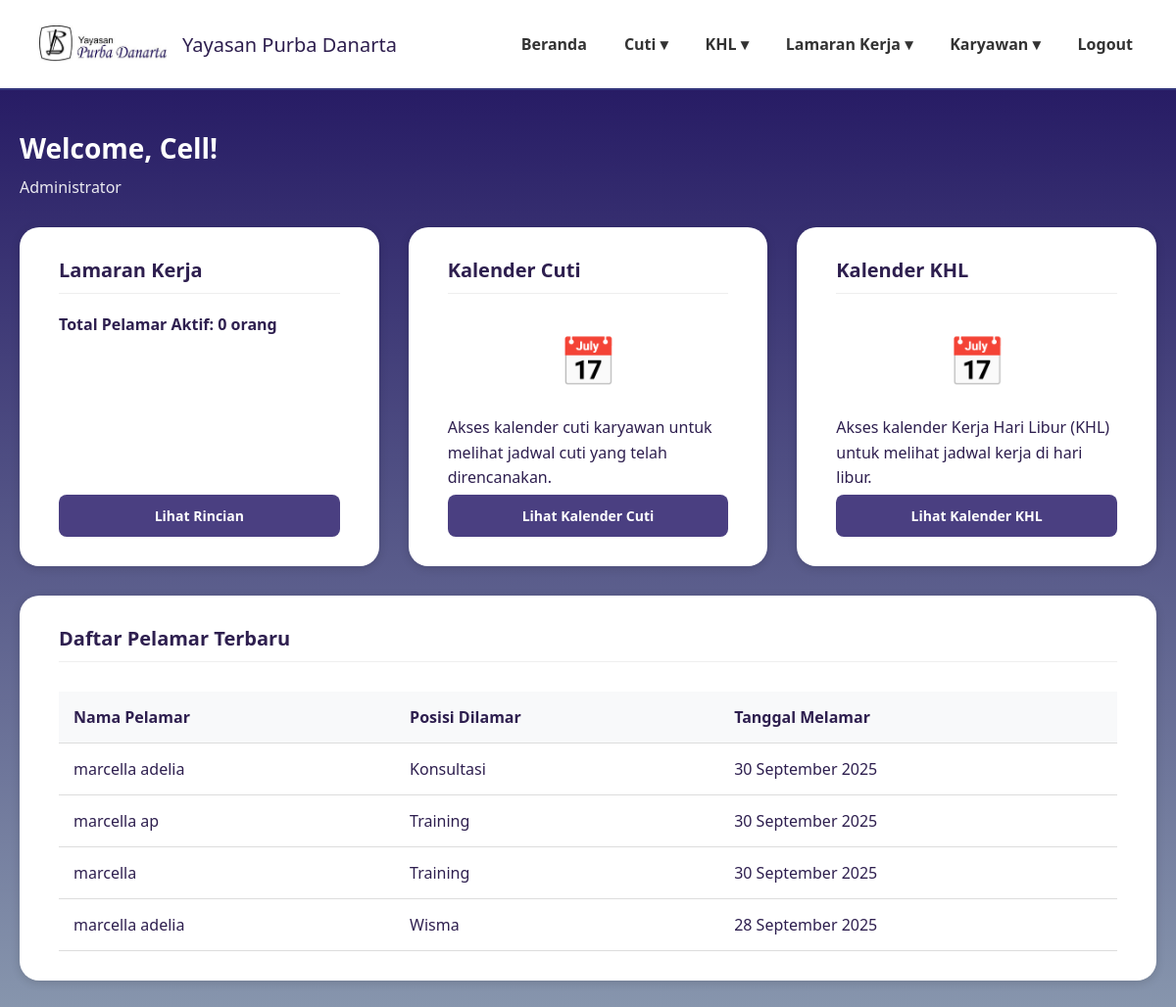
Before: /dashboardadmin.php with the older database file.
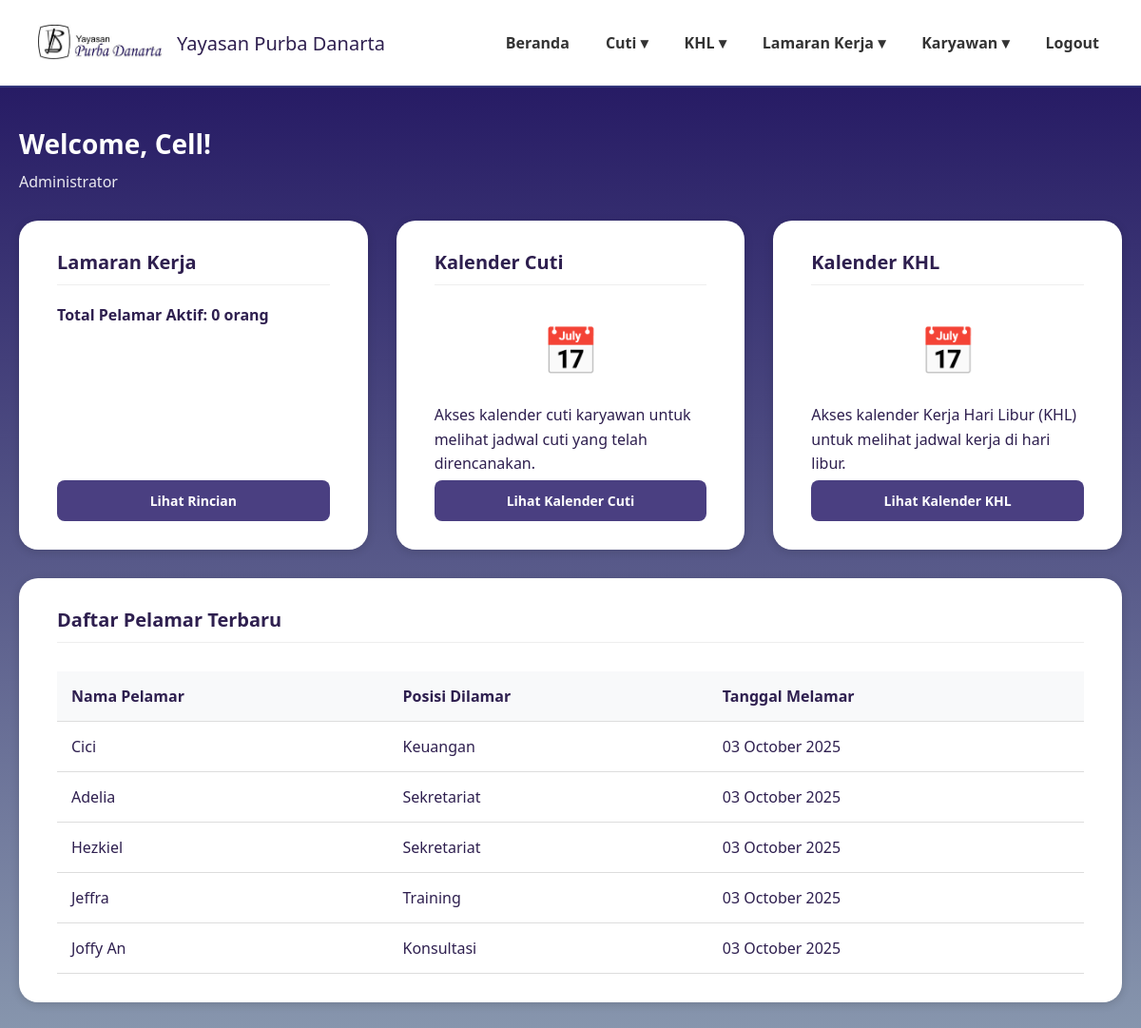
After: the same page with the newer database file.
### tables this page shows
CREATE TABLE `data_pelamar` (
  `id` int(11) NOT NULL,
  `user_id` int(11) NOT NULL,
  `nama_lengkap` varchar(100) DEFAULT NULL,
  `posisi_dilamar` varchar(100) DEFAULT NULL,
  `jenis_kelamin` varchar(20) DEFAULT NULL,
  `tempat_lahir` varchar(100) DEFAULT NULL,
  `tanggal_lahir` date DEFAULT NULL,
  `nik` varchar(50) DEFAULT NULL,
  `alamat_rumah` text DEFAULT NULL,
  `alamat_domisili` text DEFAULT NULL,
  `no_telp` varchar(20) DEFAULT NULL,
  `email` varchar(100) DEFAULT NULL,
  `agama` varchar(50) DEFAULT NULL,
  `kontak_darurat` varchar(50) DEFAULT NULL,
  `pendidikan_terakhir` varchar(50) DEFAULT NULL,
  `surat_lamaran` varchar(255) DEFAULT NULL,
  `cv` varchar(255) DEFAULT NULL,
  `photo_formal` varchar(255) DEFAULT NULL,
  `ijazah_transkrip` varchar(255) DEFAULT NULL,
  `berkas_pendukung` varchar(255) DEFAULT NULL,
  `ktp` varchar(255) DEFAULT NULL,
  `status` varchar(50) DEFAULT 'Menunggu Proses',
  `status_seleksi` varchar(100) DEFAULT 'Proses seleksi sedang berlangsung',
  `pengumuman` text DEFAULT 'Belum ada pengumuman saat ini.',
  `created_at` timestamp NOT NULL DEFAULT current_timestamp()
);

### dashboardadmin.php (the view, shortened to what this page needs)
<?php
require 'config.php';
$query_total_pelamar = "SELECT COUNT(id) AS total FROM data_pelamar WHERE status = 'Menunggu Proses'";
$result_total = $conn->query($query_total_pelamar);
$total_pelamar = $result_total->fetch_assoc()['total'] ?? 0;
$query_tabel = "SELECT nama_lengkap, posisi_dilamar, created_at FROM data_pelamar ORDER BY created_at DESC LIMIT 5";
$result_tabel = $conn->query($query_tabel);
?>
<!DOCTYPE html>
<html lang="id">
<head>
</head>
<body>
<header>
  <div class="logo">
    <img src="image/namayayasan.png" alt="Logo Yayasan">
    <span>Yayasan Purba Danarta</span>
  </div>
    <nav>
        <ul>
        <li><a href="dashboardadmin.php">Beranda</a></li>
        <li><a href="#">Cuti ▾</a>
        </li>
        <li><a href="#">KHL ▾</a>
        </li>
        <li><a href="#">Lamaran Kerja ▾</a>
        </li>
        <li><a href="#">Karyawan ▾</a>
        </li>
          <ul>
                <li><a href="logout2.php">Logout</a></li>
            </ul>
        </ul>
    </nav>
</header>
<main>
    <h1>Welcome, Cell!</h1>
    <p class="admin-title">Administrator</p>
    <div class="dashboard-grid">
        <div class="card">
            <h3>Lamaran Kerja</h3>
            <p><strong>Total Pelamar Aktif: <?php echo $total_pelamar; ?> orang</strong></p>
            <a href="administrasi_pelamar.php" class="btn">Lihat Rincian</a>
        </div>
        <div class="card">
            <h3>Kalender Cuti</h3>
            <div class="calendar-icon">📅</div>
            <p>Akses kalender cuti karyawan untuk melihat jadwal cuti yang telah direncanakan.</p>
            <a href="kalender_cuti.php" class="btn">Lihat Kalender Cuti</a>
        </div>
        <div class="card">
            <h3>Kalender KHL</h3>
            <div class="calendar-icon">📅</div>
            <p>Akses kalender Kerja Hari Libur (KHL) untuk melihat jadwal kerja di hari libur.</p>
            <a href="kalender_khl.php" class="btn">Lihat Kalender KHL</a>
        </div>
    </div>
    <div class="card">
        <h3>Daftar Pelamar Terbaru</h3>
        <table class="data-table">
            <thead>
                <tr>
                    <th>Nama Pelamar</th>
                    <th>Posisi Dilamar</th>
                    <th>Tanggal Melamar</th>
                </tr>
            </thead>
            <tbody>
                <?php if ($result_tabel->num_rows > 0): ?>
                    <?php while($row = $result_tabel->fetch_assoc()): ?>
                        <tr>
                            <td><?= htmlspecialchars($row['nama_lengkap']) ?></td>
                            <td><?= htmlspecialchars($row['posisi_dilamar']) ?></td>
                            <td><?= date('d F Y', strtotime($row['created_at'])) ?></td>
                        </tr>
                    <?php endwhile; ?>
                <?php else: ?>
                    <tr>
                        <td colspan="3">Tidak ada data pelamar saat ini.</td>
                    </tr>
                <?php endif; ?>
            </tbody>
        </table>
    </div>
</main>
</body>
</html>

Changed rows visible on the page:
removed data_pelamar: nama_lengkap "marcella adelia", posisi_dilamar "Konsultasi", created_at "30 September 2025"
removed data_pelamar: nama_lengkap "marcella ap", posisi_dilamar "Training", created_at "30 September 2025"
removed data_pelamar: nama_lengkap "marcella", posisi_dilamar "Training", created_at "30 September 2025"
no longer on this page (row edited): data_pelamar: nama_lengkap "marcella adelia", posisi_dilamar "Wisma", created_at "28 September 2025"
added data_pelamar: nama_lengkap "Cici", posisi_dilamar "Keuangan", created_at "03 October 2025"
added data_pelamar: nama_lengkap "Adelia", posisi_dilamar "Sekretariat", created_at "03 October 2025"
added data_pelamar: nama_lengkap "Hezkiel", posisi_dilamar "Sekretariat", created_at "03 October 2025"
added data_pelamar: nama_lengkap "Jeffra", posisi_dilamar "Training", created_at "03 October 2025"
added data_pelamar: nama_lengkap "Joffy An", posisi_dilamar "Konsultasi", created_at "03 October 2025"
